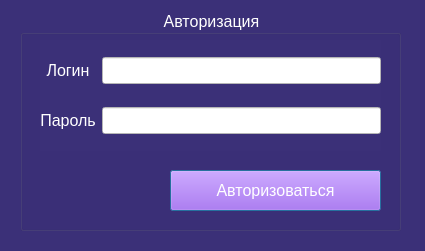
<?xml version="1.0" encoding="UTF-8"?>
<ui version="4.0">
 <class>Authorization</class>
 <widget class="QDialog" name="Authorization">
  <property name="geometry">
   <rect>
    <x>0</x>
    <y>0</y>
    <width>425</width>
    <height>251</height>
   </rect>
  </property>
  <property name="font">
   <font>
    <family>MS Sans Serif</family>
    <pointsize>14</pointsize>
   </font>
  </property>
  <property name="windowTitle">
   <string>Dialog</string>
  </property>
  <property name="windowIcon">
   <iconset resource="icons.qrc">
    <normaloff>:/icons/icons/inp.png</normaloff>:/icons/icons/inp.png</iconset>
  </property>
  <property name="styleSheet">
   <string notr="true">background-color: rgb(59, 48, 120);</string>
  </property>
  <widget class="QGroupBox" name="login_box">
   <property name="geometry">
    <rect>
     <x>20</x>
     <y>10</y>
     <width>381</width>
     <height>221</height>
    </rect>
   </property>
   <property name="font">
    <font>
     <family>Microsoft Sans Serif</family>
     <pointsize>12</pointsize>
    </font>
   </property>
   <property name="cursor">
    <cursorShape>PointingHandCursor</cursorShape>
   </property>
   <property name="styleSheet">
    <string notr="true">color: rgb(255, 255, 255);</string>
   </property>
   <property name="title">
    <string>Авторизация</string>
   </property>
   <property name="alignment">
    <set>Qt::AlignmentFlag::AlignCenter</set>
   </property>
   <widget class="QPushButton" name="login">
    <property name="geometry">
     <rect>
      <x>150</x>
      <y>160</y>
      <width>211</width>
      <height>41</height>
     </rect>
    </property>
    <property name="font">
     <font>
      <family>Microsoft Sans Serif</family>
      <pointsize>12</pointsize>
     </font>
    </property>
    <property name="cursor">
     <cursorShape>PointingHandCursor</cursorShape>
    </property>
    <property name="styleSheet">
     <string notr="true">background-color: rgb(163, 82, 234);
color: rgb(255, 255, 255);</string>
    </property>
    <property name="text">
     <string>Авторизоваться</string>
    </property>
   </widget>
   <widget class="QWidget" name="gridLayoutWidget">
    <property name="geometry">
     <rect>
      <x>20</x>
      <y>30</y>
      <width>341</width>
      <height>111</height>
     </rect>
    </property>
    <property name="font">
     <font>
      <family>Microsoft Sans Serif</family>
      <pointsize>12</pointsize>
     </font>
    </property>
    <property name="cursor">
     <cursorShape>PointingHandCursor</cursorShape>
    </property>
    <layout class="QGridLayout" name="gridLayout">
     <item row="1" column="0">
      <widget class="QLabel" name="passwork_login">
       <property name="font">
        <font>
         <family>Microsoft Sans Serif</family>
         <pointsize>12</pointsize>
        </font>
       </property>
       <property name="cursor">
        <cursorShape>PointingHandCursor</cursorShape>
       </property>
       <property name="styleSheet">
        <string notr="true">color: rgb(255, 255, 255);</string>
       </property>
       <property name="text">
        <string>Пароль</string>
       </property>
       <property name="alignment">
        <set>Qt::AlignmentFlag::AlignCenter</set>
       </property>
      </widget>
     </item>
     <item row="0" column="0">
      <widget class="QLabel" name="name_login">
       <property name="font">
        <font>
         <family>Microsoft Sans Serif</family>
         <pointsize>12</pointsize>
        </font>
       </property>
       <property name="cursor">
        <cursorShape>PointingHandCursor</cursorShape>
       </property>
       <property name="styleSheet">
        <string notr="true">color: rgb(255, 255, 255);</string>
       </property>
       <property name="text">
        <string>Логин</string>
       </property>
       <property name="alignment">
        <set>Qt::AlignmentFlag::AlignCenter</set>
       </property>
      </widget>
     </item>
     <item row="0" column="1">
      <widget class="QLineEdit" name="input_logname">
       <property name="font">
        <font>
         <family>Microsoft Sans Serif</family>
         <pointsize>12</pointsize>
         <bold>true</bold>
        </font>
       </property>
       <property name="cursor">
        <cursorShape>PointingHandCursor</cursorShape>
       </property>
       <property name="styleSheet">
        <string notr="true">background-color: rgb(255, 255, 255);
color: rgb(0, 0, 0);
</string>
       </property>
      </widget>
     </item>
     <item row="1" column="1">
      <widget class="QLineEdit" name="input_logpassword">
       <property name="font">
        <font>
         <family>Microsoft Sans Serif</family>
         <pointsize>12</pointsize>
         <bold>true</bold>
        </font>
       </property>
       <property name="cursor">
        <cursorShape>PointingHandCursor</cursorShape>
       </property>
       <property name="styleSheet">
        <string notr="true">background-color: rgb(255, 255, 255);
color: rgb(0, 0, 0);
</string>
       </property>
      </widget>
     </item>
    </layout>
   </widget>
  </widget>
 </widget>
 <resources>
  <include location="icons.qrc"/>
 </resources>
 <connections/>
</ui>
